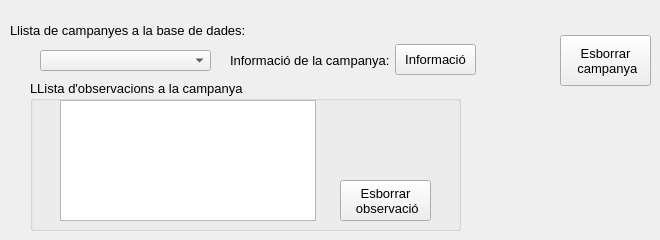
   <widget class="QWidget" name="tab_2">
    <attribute name="title">
     <string> Administrar campanyes</string>
    </attribute>
    <widget class="QComboBox" name="campainglist">
     <property name="geometry">
      <rect>
       <x>40</x>
       <y>50</y>
       <width>171</width>
       <height>21</height>
      </rect>
     </property>
     <property name="font">
      <font>
       <pointsize>10</pointsize>
      </font>
     </property>
    </widget>
    <widget class="QLabel" name="label_6">
     <property name="geometry">
      <rect>
       <x>10</x>
       <y>20</y>
       <width>251</width>
       <height>21</height>
      </rect>
     </property>
     <property name="font">
      <font>
       <pointsize>10</pointsize>
      </font>
     </property>
     <property name="text">
      <string>Llista de campanyes a la base de dades:</string>
     </property>
    </widget>
    <widget class="QPushButton" name="QPBcampinfo">
     <property name="geometry">
      <rect>
       <x>395</x>
       <y>44</y>
       <width>81</width>
       <height>31</height>
      </rect>
     </property>
     <property name="font">
      <font>
       <pointsize>10</pointsize>
       <weight>50</weight>
       <bold>false</bold>
      </font>
     </property>
     <property name="text">
      <string>Informació</string>
     </property>
    </widget>
    <widget class="QPushButton" name="QPBcampdelete">
     <property name="geometry">
      <rect>
       <x>560</x>
       <y>35</y>
       <width>91</width>
       <height>51</height>
      </rect>
     </property>
     <property name="font">
      <font>
       <pointsize>10</pointsize>
       <weight>50</weight>
       <bold>false</bold>
      </font>
     </property>
     <property name="text">
      <string>Esborrar
 campanya</string>
     </property>
    </widget>
    <widget class="QLabel" name="label">
     <property name="geometry">
      <rect>
       <x>230</x>
       <y>50</y>
       <width>181</width>
       <height>20</height>
      </rect>
     </property>
     <property name="font">
      <font>
       <pointsize>10</pointsize>
       <weight>50</weight>
       <bold>false</bold>
      </font>
     </property>
     <property name="text">
      <string>Informació de la campanya:</string>
     </property>
    </widget>
    <widget class="QGroupBox" name="groupBox_3">
     <property name="geometry">
      <rect>
       <x>30</x>
       <y>80</y>
       <width>431</width>
       <height>151</height>
      </rect>
     </property>
     <property name="font">
      <font>
       <pointsize>10</pointsize>
      </font>
     </property>
     <property name="title">
      <string>LLista d'observacions a la campanya</string>
     </property>
     <widget class="QListWidget" name="listWidget">
      <property name="geometry">
       <rect>
        <x>30</x>
        <y>20</y>
        <width>256</width>
        <height>121</height>
       </rect>
      </property>
      <property name="font">
       <font>
        <pointsize>10</pointsize>
       </font>
      </property>
     </widget>
     <widget class="QPushButton" name="pBdeleteobs">
      <property name="geometry">
       <rect>
        <x>310</x>
        <y>100</y>
        <width>91</width>
        <height>41</height>
       </rect>
      </property>
      <property name="text">
       <string>Esborrar
 observació</string>
      </property>
     </widget>
    </widget>
   </widget>
